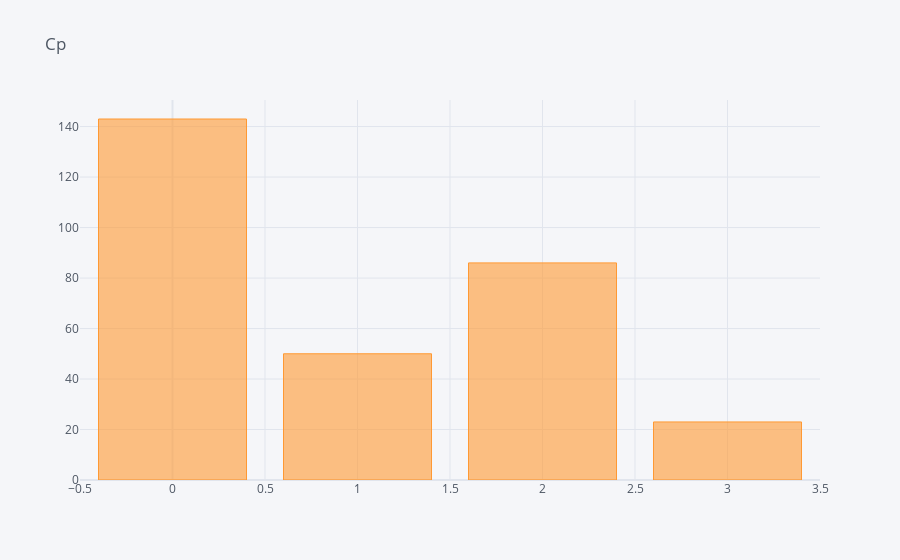

The cell this chart's notebook holds for it:
### Markdown cell above
## cp

### Code cell
print(df.cp.value_counts(normalize=True))
df.cp.value_counts().iplot(kind="bar", title="Cp")

### Figure 1 — Plotly figure (JSON) as saved in the notebook; plotly's stock layout.template omitted (floating-point values rounded to 4 significant figures)
{"data": [{"marker": {"color": "rgba(255, 153, 51, 0.6)", "line": {"color": "rgba(255, 153, 51, 1.0)", "width": 1}}, "name": "cp", "orientation": "v", "text": "", "type": "bar", "x": [0, 2, 1, 3], "y": [143, 86, 50, 23]}], "layout": {"legend": {"bgcolor": "#F5F6F9", "font": {"color": "#4D5663"}}, "paper_bgcolor": "#F5F6F9", "plot_bgcolor": "#F5F6F9", "title": {"font": {"color": "#4D5663"}, "text": "Cp"}, "xaxis": {"gridcolor": "#E1E5ED", "showgrid": true, "tickfont": {"color": "#4D5663"}, "title": {"font": {"color": "#4D5663"}, "text": ""}, "zerolinecolor": "#E1E5ED"}, "yaxis": {"gridcolor": "#E1E5ED", "showgrid": true, "tickfont": {"color": "#4D5663"}, "title": {"font": {"color": "#4D5663"}, "text": ""}, "zerolinecolor": "#E1E5ED"}}}
